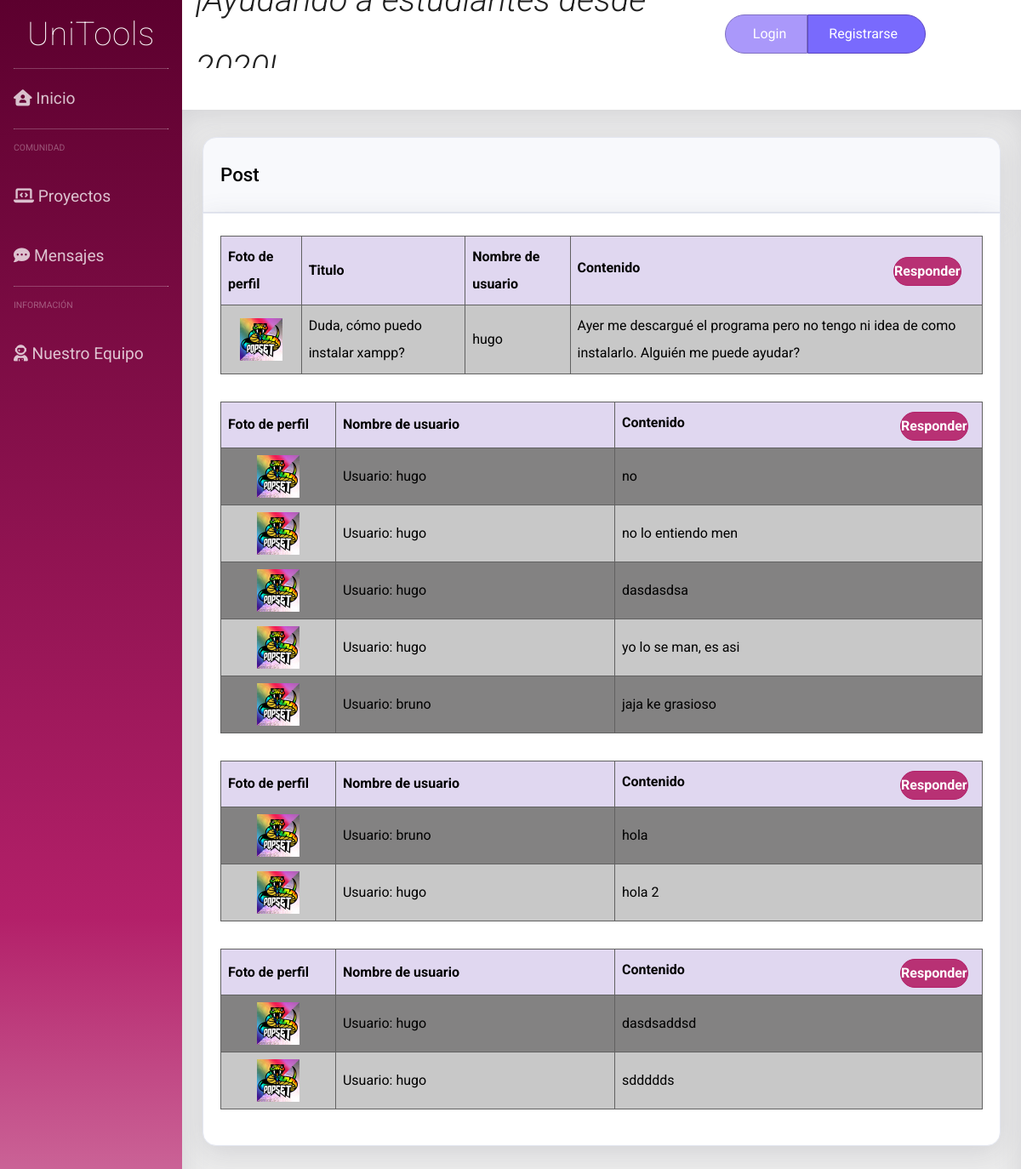
The page /post.php?id=12 on the database its author committed.
### tables this page shows
CREATE TABLE `user` (
  `id_user` int(11) NOT NULL,
  `email` varchar(50) NOT NULL,
  `password` varchar(255) NOT NULL,
  `username` varchar(30) NOT NULL,
  `premium` tinyint(1) NOT NULL,
  `admin` tinyint(1) NOT NULL,
  `name` text NOT NULL,
  `aboutMe` text NOT NULL
);

CREATE TABLE `posts` (
  `id_post` int(11) NOT NULL,
  `user` int(11) NOT NULL,
  `title` text NOT NULL,
  `content` text NOT NULL,
  `id_cat` int(11) NOT NULL
);

CREATE TABLE `respuesta` (
  `id_respuesta` int(11) NOT NULL,
  `id_post` int(11) NOT NULL,
  `user` int(11) NOT NULL,
  `date` date NOT NULL DEFAULT current_timestamp(),
  `content` text NOT NULL,
  `answer_to` int(255) NOT NULL
);

### dao/dao_post.php (called while the page is built, shortened)
<?php
include_once('DAO.php');
include_once('post_class.php');
class DAOpost extends DAO {
	public function search_post($id){
		$sql = sprintf("SELECT * FROM posts WHERE id_post = $id");
		$result = $this->ejecutarConsulta($sql);
		if (count($result) > 0) {
			$post = new TOUpost($result['id_post'], $result['user'], $result['title'], $result['content'], $result['id_cat']);
            return $post;
		}else{
            return null;
        }
	}
}
?>

### dao/DAO.php (called while the page is built, shortened)
<?php
class DAO {
	public $conn;
	public function __construct() {
		if (!$this->conn){
			if(isset($_SESSION['admin']) && $_SESSION['admin']){
				$this->conn = mysqli_connect("localhost", "root", "", "unitoolsdb");
			}else{
				$this->conn = mysqli_connect("localhost", "Usuario", "User", "unitoolsdb");
			}
		}
	}
	public function ejecutarConsulta($query){
		$result = mysqli_query($this->conn, $query) or die($this->conn->error);
        $array = mysqli_fetch_assoc($result);
		return $array;
	}
	public function devolverConsulta($query){
		$result = mysqli_query($this->conn, $query) or die($this->conn->error);
		return $result;
	}
}
?>

### dao/post_class.php (called while the page is built, shortened)
<?php
class TOUPost {
	private $id_Post;
	private $user;
	private $content;
	function __construct($id_post ='',$user='',$title='',$content='',$category=''){
        $this->id_Post = $id_post;
		$this->user = $user;
		$this->content = $content;
	}
	public function get_id(){
		return $this->id_Post;
	}
	public function get_user(){
		return $this->user;
	}
	public function get_content(){
		return $this->content;
	}
}
?>

### dao/dao_user.php (called while the page is built, shortened)
<?php
include_once('DAO.php');
include_once('user_class.php');
class DAOUsuario extends DAO {
	public function search_userId($userId){
		$sql = sprintf("SELECT * FROM user WHERE id_User = $userId");
		if (!$this->ejecutarConsulta($sql))
			return null;
		else
		{
			$result = $this->ejecutarConsulta($sql);
			$user = new TOUser($result['id_user'],$result['email'],$result['password'],$result['username'],$result['premium'], $result['admin'], $result['name'], $result['aboutMe']);
			return $user;
		}
	}
}
?>

### dao/user_class.php (called while the page is built, shortened)
<?php
class TOUser {
	private $user_name;
	function __construct($userId='',$email='',$password='',$user_name='',$premium='', $admin='', $name='', $aboutMe=''){
		$this->user_name = $user_name;
	}
	public function get_username(){
		return $this->user_name;
	}
}
?>

### dao/respuesta_class.php (called while the page is built, shortened)
<?php
class TORespuesta {
	private $id_respuesta;
	private $id_post;
	private $user;
	private $content;
	function __construct($id_respuesta='', $id_post='', $user='', $date='', $content='', $answer_to=''){
		$this->id_respuesta = $id_respuesta;
		$this->id_post = $id_post;
		$this->user = $user;
		$this->content = $content;
	}
	public function get_id(){
		return $this->id_respuesta;
	}
	public function get_post(){
		return $this->id_post;
	}
	public function get_user(){
		return $this->user;
	}
	public function get_content(){
		return $this->content;
	}
}
?>

### dao/dao_respuesta.php (called while the page is built, shortened)
<?php
include_once('DAO.php');
require_once('dao/respuesta_class.php');
class DAOrespuesta extends DAO {
	public function show_all_answers($id){
		$sql = sprintf("SELECT * FROM respuesta WHERE id_post = $id  AND answer_to = '-1' ORDER BY id_respuesta ASC");
		$query = $this->devolverConsulta($sql);
        $array = [];
        while($result = mysqli_fetch_assoc($query)){
            $respuesta = new TORespuesta($result['id_respuesta'],$result['id_post'],$result['user'],$result['date'],$result['content'],$result['answer_to']);
            array_push($array, $respuesta);
        }
		return $array;
	}
	public function show_nested_answers($id,$id_post){
		$sql = sprintf("SELECT * FROM respuesta WHERE id_post = $id AND answer_to = $id_post ORDER BY id_respuesta ASC");
		$query = $this->devolverConsulta($sql);
        $array = [];
        while($result = mysqli_fetch_assoc($query)){
            $respuesta = new TORespuesta($result['id_respuesta'],$result['id_post'],$result['user'],$result['date'],$result['content'],$result['answer_to']);
            array_push($array, $respuesta);
        }
		return $array;
	}
}
?>

### post.php (the view, shortened to what this page needs)
<?php
include_once("dao/dao_post.php");
include_once("dao/dao_respuesta.php");
include_once("dao/dao_user.php");
?>
<!DOCTYPE html>
<html>
<head>
  <link rel="stylesheet" type="text/css" href="css/hoja_OG.css">
  <link rel="stylesheet" type="text/css" href="css/side_OG.css">
  <link rel="stylesheet" type="text/css" href="css/cabecera_OG.css">
  <link rel="stylesheet" type="text/css" href="css/content_OG.css">
</head>
<body>
  <div class="contenedor">
    <?php
require("includes/common/navegacion_OG.php");?>
    <?php
require("includes/common/cabecera_OG.php");?>
    <div class="contenido">
      <?php
		$dao_resp = new DAOrespuesta();
		$dao_post = new DAOpost();
		$dao_user = new DAOUsuario();
		$id = $_GET["id"];
		$curr_post = $dao_post->search_post($id);
		$post_id = $curr_post->get_id();
		$usuario = $dao_user->search_userId($curr_post->get_user());
		$title = $curr_post->get_title();
		$contenido = $curr_post->get_content();
		$post = $dao_post->search_post($id);
		if ($usuario == null) {
			$username = "Usuario borrado";
		} else {
			$username = $usuario->get_username();
		}?>
      <div class="fb-col box">
        <div class="t1 fb-row" id = "title_answ">
          <h1>Post</h1>
        </div>
        <div class="b1">
          <table id='t01' style='width:100%'>
            <tr>
							<div>
								<th>Foto de perfil</th>
							</div>
							<th>Titulo</th>
							<th>Nombre de usuario</th>
								<div id = "answ-centenido-principal">
								<th>Contenido
            <?php echo "<a id = 'btn_answ_principal' class='btn'  onclick=\"location.href='respuesta.php?post=" . $post_id . "'\">Responder</a>";
						?></div>
            </tr>
            <tr>
              <?php
					if ($usuario != null){
						echo '<td><img class="forumPic" alt="foto_foro" src="img/fotosPerfil/' . $username . '.jpg"></td>';
						}
					?>
              <td> <?php echo $title	   ?> </td>
              <td> <?php echo $username  ?> </td>
              <td> <?php echo $contenido ?> </td>
            </tr>
          </table>
          <?php
				$res = $dao_resp->show_all_answers($id);
				while (!empty($res)) {
					$curr_resp = array_shift($res);
					$resp_id = $curr_resp->get_id();
					$post_id = $curr_resp->get_post();
					$comentario = $curr_resp->get_content();
					if ($usuario == null) {
						$username = "Usuario borrado";
					} else {
						$username = $usuario->get_username();
					}
					echo "<table  id='t01' style='width:100%'>";
					echo"<tr>
					<th id = 'celda_imagen'>Foto de perfil</th>
					<div>
					<th id = 'celda_nombre'>Nombre de usuario</th>
					</div>
					<th>Contenido <a id = 'btn_answ' class='btn' href=respuesta.php?post=" . $post_id . "&answer=" . $resp_id . ">Responder</a></th>
				</tr>";
					echo "<tbody>";
					echo "<tr>";
					if ($usuario != null){
						echo '<td><img class="forumPic" alt="foto_foro" src="img/fotosPerfil/' . $username . '.jpg"></td>';
						}
					echo "<td>Usuario: " . $username . "</td>";
					echo "<td>" . $comentario . "</td>";
					echo "</tr>";
					$nested = $dao_resp->show_nested_answers($id,$resp_id);
					while (!empty($nested)) {
						$nest_resp = array_shift($nested);
						$usuario = $dao_user->search_userId($nest_resp->get_user());
						$comentario = $nest_resp->get_content();
						if ($usuario == null) {
							$username = "Usuario borrado";
						} else {
							$username = $usuario->get_username();
						}
						if ($usuario != null){
							echo '<td><img class="forumPic" alt="foto_foro" src="img/fotosPerfil/' . $username . '.jpg"></td>';
							}
						echo "<td>Usuario: " . $username . "</td>";
						echo "<td>" . $comentario . "</td>";
					}
					echo "</tbody>";
					echo "</table>";
				}
				?>
        </div>
      </div>
    </div>
  </div>
</body>

### css/hoja_OG.css (style rules this page uses)
html, body { height: 100%; min-height: 100%; margin: 0; font-size: 1rem; line-height: 2; text-align: left; font-family: "Roboto", sans-serif; overflow: hidden; }
.contenedor { display: grid; grid-gap: 0; grid-template-columns: [c1] 1fr [c2] 5.5fr; grid-template-rows: [r1] 1fr [r2] 11fr; width: auto; height: auto; min-width: 100%; min-height: 100%; background-color: #fff; color: #000000; }
a { text-decoration: none; }
.btn { color: #fff; border-color: #ffffff; display: inline-block; text-align: center; font-size: 1rem; border-radius: 2rem; }
.fb-col { display: flex; flex-direction: column; }
.fb-row { display: flex; flex-flow: row wrap; padding-left: 0; }
.box { background-color: transparent; color: black; word-wrap: break-word; margin: 2rem 1.5rem 0; }
.t1 { border: 1px solid #e3e6f0; padding: 0.4rem 1.25rem; margin-bottom: 0; background-color: #f8f9fc; border-bottom: 1px solid #e3e6f0; border-top-left-radius: 1rem; border-top-right-radius: 1rem; border-bottom-left-radius: 0; border-bottom-right-radius: 0; color: #000; box-shadow: 0 0.5rem 2rem 0 rgba(96, 98, 114, 0.178); }
.b1 { border: 1px solid #e3e6f0; padding: 0.6rem 1.25rem; background-color: white; border-radius: 1rem; border-bottom-left-radius: 1rem; border-bottom-right-radius: 1rem; border-top-left-radius: 0; border-top-right-radius: 0; color: #000; box-shadow: 0 0.5rem 2rem 0 rgba(96, 98, 114, 0.178); }
.box h1 { font-weight: 500; font-size: 140%; }
table { width: auto; margin: 1rem 0 2rem 0; }
table, th, td { border: 1px solid rgb(97, 97, 97); border-collapse: collapse; }
th, td { text-align: left; padding: 0.5rem; }
th { background-color: #e0d7f0; color: black; }
tr:nth-child(even) { background-color: rgb(200, 200, 200); border-radius: 5rem; }
tr:nth-child(odd) { background-color: rgb(131, 130, 130); }
.forumPic { width: 50px; height: 50px; display: block; margin-left: auto; margin-right: auto; }

### css/content_OG.css (style rules this page uses)
* { box-sizing: border-box; }
.contenido { grid-column: c2; grid-row: r2; background-color: rgb(236, 236, 236); color: rgb(37, 37, 37); padding-top: 0px; margin: 0; max-height: 92vh; overflow-y: scroll; width: 100%; padding-bottom: 100px; box-shadow: inset 0 0.5rem 2rem 0 rgba(96, 98, 114, 0.178); }
#title_answ { display: inline-block; }
#btn_answ_principal { margin-right: 3.5%; float: right; background-color: #b83174; border: 1px solid #b32069; color: white; width: fit-content; cursor: pointer; margin-top: 0.2rem; }
#btn_answ { width: fit-content; margin-right: 2%; float: right; background-color: #b83174; border: 1px solid #b32069; color: white; cursor: pointer; margin-top: 0.2rem; }
#celda_imagen { width: 135px; }
#celda_nombre { width: 328px; }

### rows shown on the page
user: username (picture), username "hugo"
posts: title "Duda, cómo puedo instalar xampp?", content "Ayer me descargué el programa pero no tengo ni idea de como instalarlo. Alguién me puede ayudar?"
respuesta: user.username (picture), user.username "hugo", content "no"
respuesta: content "no lo entiendo men"
respuesta: content "dasdasdsa"
respuesta: content "yo lo se man, es asi"
user: username (picture), username "bruno"
respuesta: content "jaja ke grasioso"
respuesta: user.username (picture), content "hola"
respuesta: content "hola 2"
respuesta: user.username (picture), user.username "hugo", content "dasdsaddsd"
respuesta: content "sddddds"
